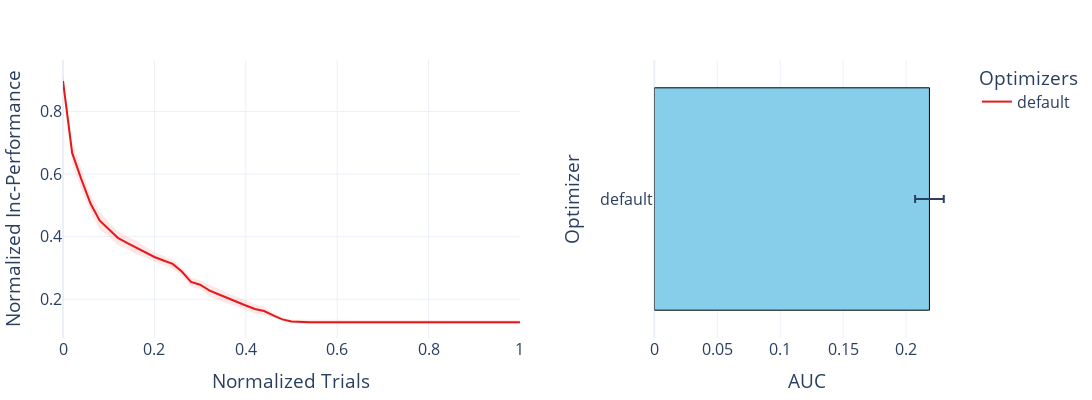

Write notebook code for a chart like this one.
### Code cell
plot_one_thing('cs_method')
